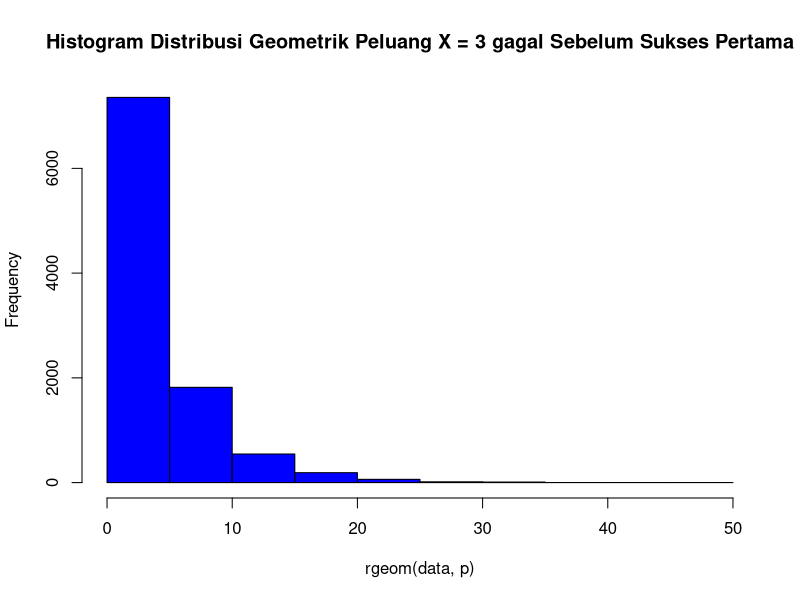

R code for this plot:
#No1

#a
p <- 0.20
x <- 3
 dgeom (x,p)
 
#b
data <- 10000
prob <- 0.20
x    <- 3
 mean(rgeom(data,prob)==x)
 
#c
#Perhitungan pada a dan b hasilnya tidak terpaut jauh. Karena pada hasil perhitungan a bernilai tetap, 
#sedangkan pada perhitungan b bernilai acak/random. Tetapi untuk nilai X bernilai sama yaitu 3
 
#d
p    <- 0.20
data <- 10000
  hist(rgeom(data , p), main = 'Histogram Distribusi Geometrik Peluang X = 3 gagal Sebelum Sukses Pertama', col = 'blue')

#e
p    <- 0.20

  miu = 1/p
paste("Nilai Rataan adalah", miu)


  varian = (1-p)/ p^2
paste("varian adalah ", varian)

